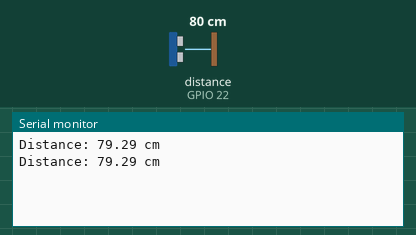
Bench run of a sketch on a simulated ESP32. On the bench: the last lines printed to the serial monitor. Wiring (inferred from the names in the program): ultrasonic range finder: trigger GPIO 23; echo GPIO 22. Inputs (shaded band) come from the test bench; at power-on: distance to the obstacle (sensor on GPIO 22) 80 cm. The echo pulse lasts 58.3 µs per cm.

Above: at 1.8 s.
1.9 s: distance to the obstacle (sensor on GPIO 22) set to 2 cm
At 2.8 s:
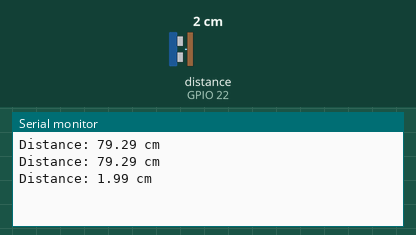
3.4 s: distance to the obstacle (sensor on GPIO 22) set to 4 cm
At 4.6 s:
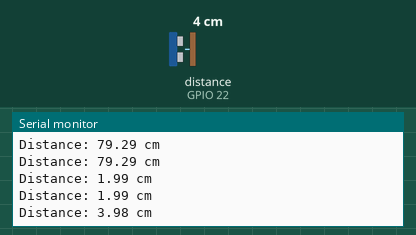
Timing chart, 0 to 6.4 s (numbered marks = the images above; inputs shaded):
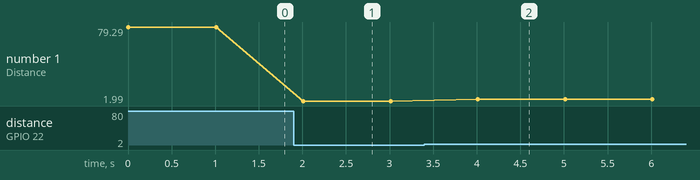

Measured:
- after the input at 1.9 s, the serial monitor: prints a new line after 0.11 s (image 1)
- after the input at 3.4 s, the serial monitor: prints a new line after 0.61 s (image 2)
- plotted number 1: 79.29 → 1.99 after the input at 1.9 s, 1.99 → 3.98 after the input at 3.4 s

The sketch:

HC-SR04_Ultrasonic_Sensor.ino
```cpp
#define TRIG_PIN 23
#define ECHO_PIN 22 // Changed to D22

void setup() {
  Serial.begin(9600);
  pinMode(TRIG_PIN, OUTPUT);
  pinMode(ECHO_PIN, INPUT);
}

void loop() {
  // Trigger pulse
  digitalWrite(TRIG_PIN, LOW);
  delayMicroseconds(2);
  digitalWrite(TRIG_PIN, HIGH);
  delayMicroseconds(10);
  digitalWrite(TRIG_PIN, LOW);

  // Read echo pulse duration
  long duration = pulseIn(ECHO_PIN, HIGH);

  // Calculate distance (in cm)
  float distance_cm = duration * 0.034 / 2;

  // Print distance to serial monitor
  Serial.print("Distance: ");
  Serial.print(distance_cm);
  Serial.println(" cm");

  delay(1000); // Wait 1 second before taking the next measurement
}
```
